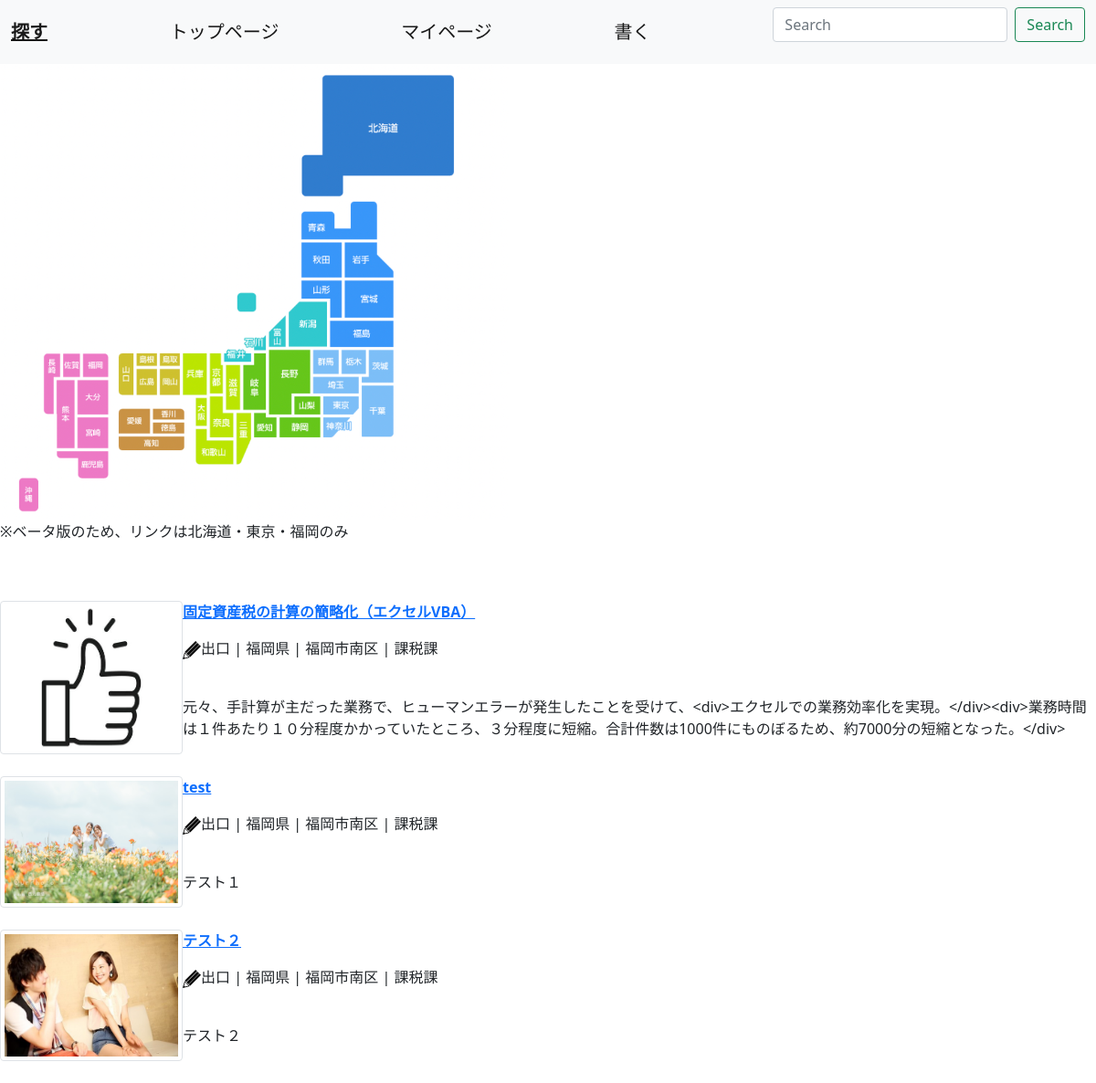
/search_index.php?id=福岡県 (signed in), run on the app's committed database.
### tables this page shows
CREATE TABLE `posts_table` (
  `user_id` int(50) DEFAULT NULL,
  `post_id` int(50) NOT NULL,
  `title` varchar(128) DEFAULT NULL,
  `text` blob DEFAULT NULL,
  `thumbnail` blob DEFAULT NULL,
  `deleted_at` int(1) DEFAULT NULL,
  `created_at` datetime DEFAULT NULL,
  `updated_at` datetime DEFAULT NULL
);

CREATE TABLE `users_table` (
  `id` int(12) NOT NULL,
  `username` varchar(128) NOT NULL,
  `email` varchar(128) DEFAULT NULL,
  `password` varchar(128) NOT NULL,
  `is_admin` int(1) NOT NULL,
  `pref` varchar(30) DEFAULT NULL,
  `city` varchar(30) DEFAULT NULL,
  `department` varchar(30) DEFAULT NULL,
  `introduction` varchar(255) DEFAULT NULL,
  `good_point` int(255) DEFAULT NULL,
  `prof_img` blob DEFAULT NULL,
  `screen_img` blob DEFAULT NULL,
  `created_at` datetime NOT NULL,
  `updated_at` datetime NOT NULL,
  `follow` int(255) DEFAULT NULL,
  `follower` int(255) DEFAULT NULL,
  `is_deleted` int(1) NOT NULL
);

### functions.php (called while the page is built, shortened)
<?php
function h($s){
   return htmlspecialchars($s, ENT_QUOTES, "UTF-8");
}

### search_index.php (the view, shortened to what this page needs)
<?php
include("functions.php");
$pref = $_GET["id"];
$pdo = connect_to_db();
$sql = "SELECT * FROM `users_table` JOIN `posts_table`
ON users_table.id = posts_table.user_id
WHERE pref = '$pref'";
$stmt = $pdo->prepare($sql);
try {
  $status = $stmt->execute();
} catch (PDOException $e) {
  echo json_encode(["sql error" => "{$e->getMessage()}"]);
  exit();
}
?>
<html>
  <head>
    <link href="https://cdn.jsdelivr.net/npm/bootstrap@5.0.2/dist/css/bootstrap.min.css" rel="stylesheet">
  </head>
  <body>
    <nav class="navbar navbar-expand-lg navbar-light bg-light">
    <div class="container-fluid">
        <a class="navbar-brand" href="#"><u><b>探す</b></u></a>
        <a class="navbar-brand" href="toppage.php">トップページ</a>
        <a class="navbar-brand" href="mypage.php">マイページ</a>
        <a class="navbar-brand" href="./post/post.php">書く</a>
        <form class="d-flex">
            <input class="form-control me-2" type="search" placeholder="Search" aria-label="Search">
            <button class="btn btn-outline-success" type="submit">Search</button>
        </form>
        </div>
    </nav>
<img src="images/japan_map.png" usemap="#ImageMap" alt="" />
<p>※ベータ版のため、リンクは北海道・東京・福岡のみ</p>
<br><br>
    	<div>
        <?php foreach($stmt as $post): ?>
            <div style="display: flex;">
            <img src=./post/<?php echo "{$post["thumbnail"]}" ?> class="img-thumbnail" style="width: 200px;" alt="">
            <div>
            <div><p><b>
			<a href='article.php?id=<?php echo "{$post["post_id"]}" ?>'>
			<?php echo h("{$post["title"]}") ?></a>
			</b></p></div>
            <p><img src="images/pencil.svg" width="20px"><?php echo "{$post["username"]}"  ?></a> | <?php echo "{$post["pref"]}"?> | <?php echo "{$post["city"]}"?> | <?php echo "{$post["department"]}"?><br><br></p>
            <div><p><?php echo h("{$post["text"]}")?></p></div>
            </div>
            </div>
            <br>
        <?php endforeach ?>
	</div>
  </body>
</html>

### data on the page
posts_table: thumbnail (picture), title "固定資産税の計算の簡略化（エクセルVBA）", user.username "出口", user.pref "福岡県", user.city "福岡市南区", user.department "課税課", text "元々、手計算が主だった業務で、ヒューマンエラーが発生したことを受けて、<div>エクセルでの業務効率化を実現。</div><div>業務時間は１件あたり１０分程度かかっていたところ、３分程度に短縮。合計件数は1000件にものぼるため、約7000分の短縮となった。</div>"
posts_table: thumbnail (picture), title "test", user.username "出口", user.pref "福岡県", user.city "福岡市南区", user.department "課税課", text "テスト１"
posts_table: thumbnail (picture), title "テスト２", user.username "出口", user.pref "福岡県", user.city "福岡市南区", user.department "課税課", text "テスト２"
